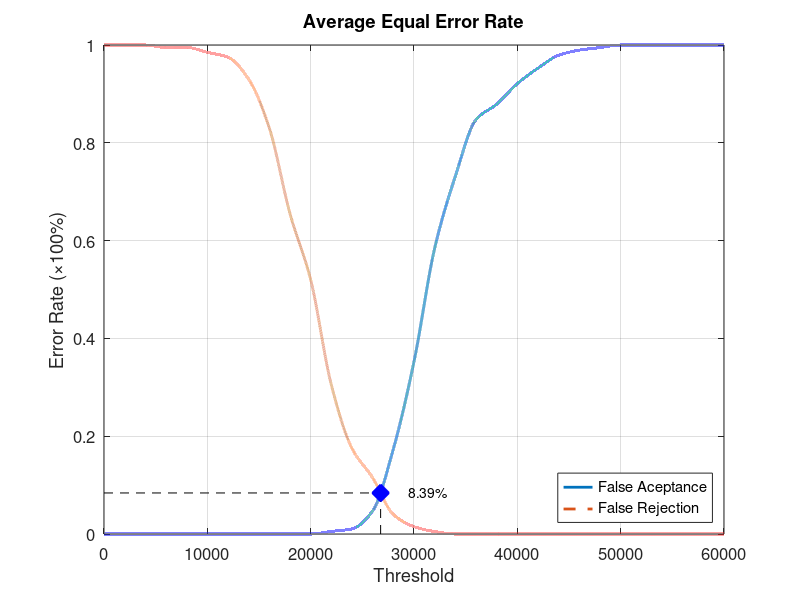
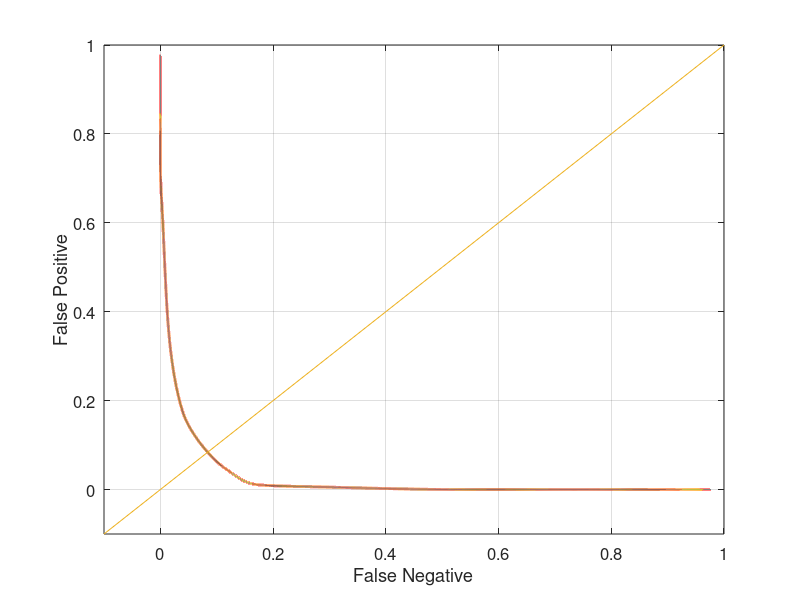

Source code (MATLAB) for these figures, in order:
function yEER = Database2_3
close all;
clear;
clc;
x = 0:2000:60000;
xq = 0:0.5:60000;

y0 = [0 0 0 0 0 0 0 0 0 0 0 0.00526316 0.0105263 0.0473684 0.173684 0.352632 0.584211 0.731579 0.847368 0.878947 0.921053 0.952632 0.978947 0.989474 0.994737 1 1 1 1 1 1];
yy0 = interp1(x, y0, xq, 'pchip');
y1 = [1 1 1 0.995 0.995 0.985 0.975 0.93 0.83 0.655 0.52 0.305 0.175 0.115 0.04 0.015 0.005 0 0 0 0 0 0 0 0 0 0 0 0 0 0];
yy1 = interp1(x, y1, xq, 'pchip');

% Calculating EER: 
y2 = abs(y0 - y1);
find(y2 == min(y2))
yy2 = abs(yy0 - yy1);
xEER = find(yy2 == min(yy2));
xEERIndex = xq(xEER) % X-axis EER
yEER = yy0(xEER) % Y-axis EER

main = figure
plot(xq, yy0,'-','LineWidth', 2);	hold on
plot(xq, yy1,'--','LineWidth', 2);	hold on
plot([xEERIndex xEERIndex], [0 yEER], 'k--');	hold on
plot([0 xEERIndex], [yEER yEER], 'k--');	hold on
plot(xEERIndex, yEER, 'bx', 'LineWidth', 10);	hold on
text(xEERIndex + 10 * xEERIndex / 100, yEER, [num2str(round((10000 * yEER)) / 100) '%'])
legend('False Aceptance', 'False Rejection', 'Location', 'SouthEast')
xlabel('Threshold')
ylabel('Error Rate (\times100%)')
title('Average Equal Error Rate')
set(gca, 'FontSize', 12)
axis([0 60000 0 1])
grid on

print(main, 'Database2_3Main', '-dpng');
FNRxFPR = figure('Color', [1 1 1]);
plot(yy1, yy0, '-', yy1, yy0, 'LineWidth', 2);
hold on
y = -0.1:0.1:1
plot(y, y); 
set(gca, 'FontSize', 12)
xlabel('False Negative')
ylabel('False Positive')
axis([-0.1 1 -0.1 1])
set(gca, 'FontSize', 12)
grid on

print(FNRxFPR, 'Database2_3FNRxFPR','-dpng');
end
